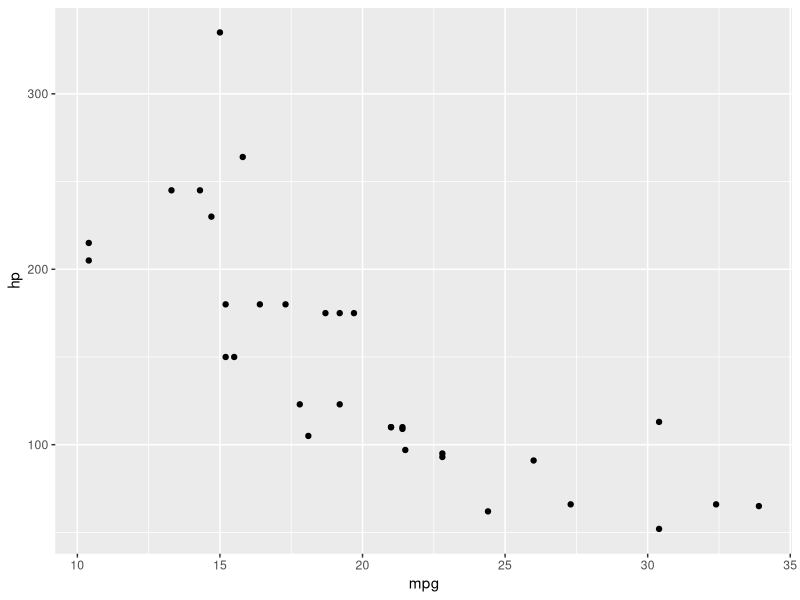
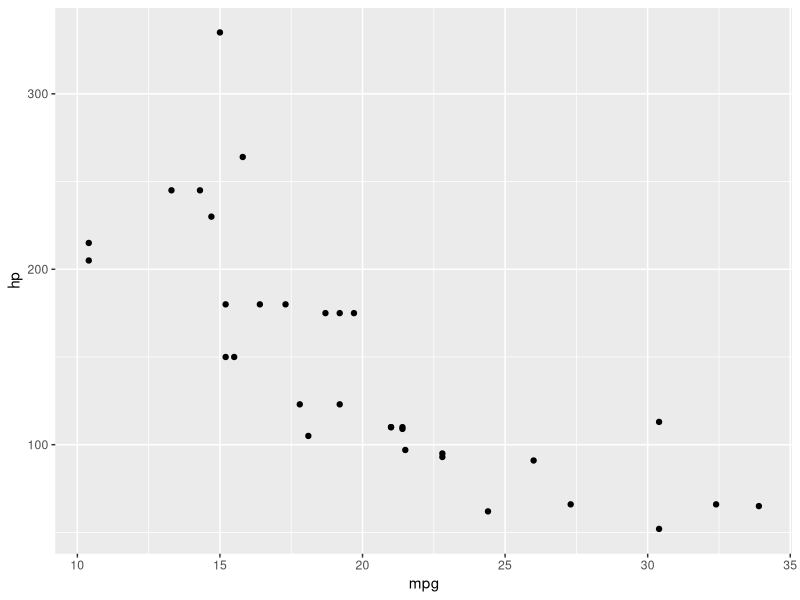
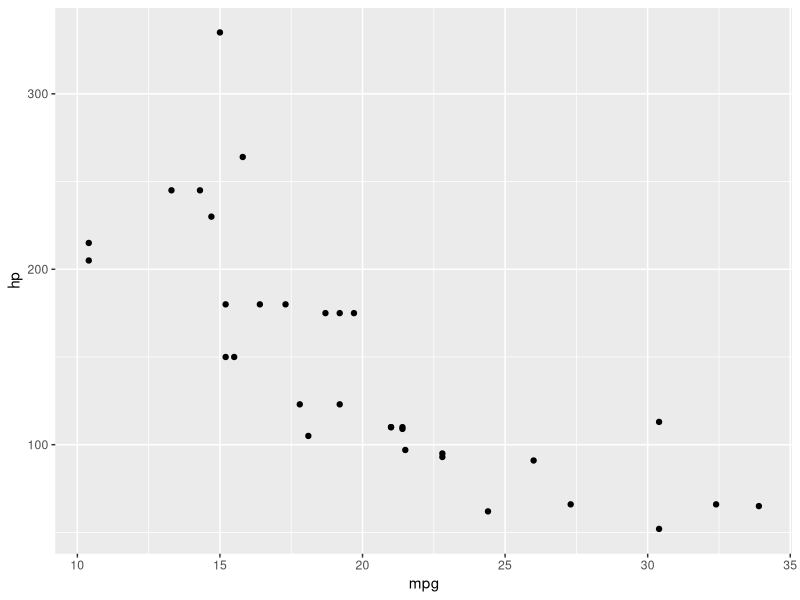
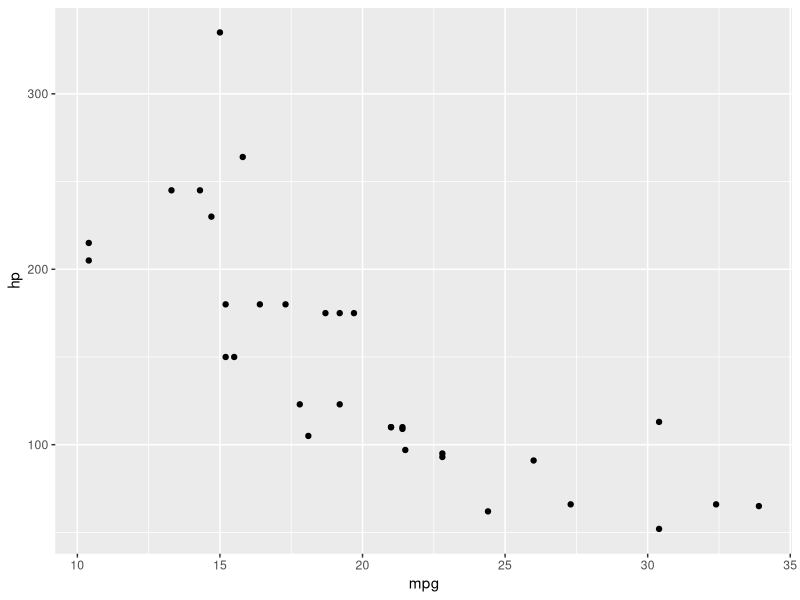
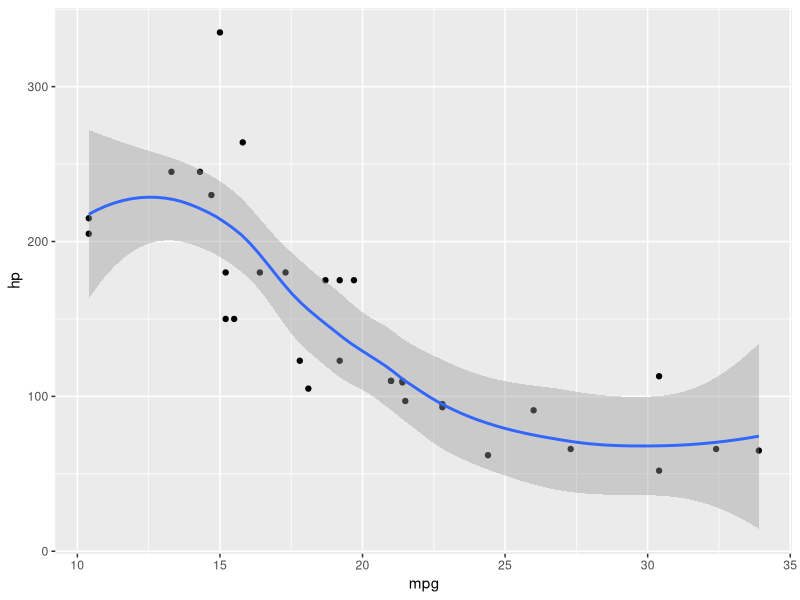

These figures' R source, in order: (Note: this script raises an error after producing the figures.)
## ---- chunk 1
library(ggplot2)

# Basic plot
ggplot(mtcars, aes(x = mpg, y = hp)) +
  geom_point()
## ---- chunk 2
# Three essential components:
# 1. Data
# 2. Aesthetic mappings (aes)
# 3. Geometric objects (geom)

# Basic structure
ggplot(data = mtcars, mapping = aes(x = mpg, y = hp)) +
  geom_point()

# Shortened (common)
ggplot(mtcars, aes(x = mpg, y = hp)) +
  geom_point()

# Can specify aes in geom instead
ggplot(mtcars) +
  geom_point(aes(x = mpg, y = hp))

# Or mix (useful for multiple layers)
ggplot(mtcars, aes(x = mpg, y = hp)) +
  geom_point() +
  geom_smooth()
## ---- chunk 3
ggplot(mtcars, aes(x = mpg, y = horsepower)) +
  geom_point()
## ---- chunk 4
# Typo in column name
ggplot(mtcars, aes(x = mpgg, y = hp)) +
  geom_point()

# Wrong dataset
ggplot(iris, aes(x = mpg, y = hp)) +
  geom_point()

# Forgot to create column
ggplot(mtcars, aes(x = mpg, y = efficiency)) +
  geom_point()
## ---- chunk 5
# Verify columns
names(mtcars)

# Use correct name
ggplot(mtcars, aes(x = mpg, y = hp)) +
  geom_point()
## ---- chunk 6
library(dplyr)

mtcars %>%
  mutate(efficiency = mpg / hp) %>%
  ggplot(aes(x = hp, y = efficiency)) +
  geom_point()
## ---- chunk 7
library(dplyr)

mtcars %>%
  filter(cyl == 4) %>%
  ggplot(aes(x = mpg, y = hp)) %>%  # Wrong operator!
  geom_point()
## ---- chunk 8
# Correct: + for ggplot
mtcars %>%
  filter(cyl == 4) %>%
  ggplot(aes(x = mpg, y = hp)) +  # Use +
  geom_point()

# Pipe data into ggplot, then use +
mtcars %>%
  filter(cyl == 4) %>%
  ggplot(aes(x = mpg, y = hp)) +
  geom_point() +
  theme_minimal()
## ---- chunk 9
# Map variables to visual properties
ggplot(mtcars, aes(x = mpg, y = hp, color = factor(cyl))) +
  geom_point()

# Common aesthetics:
# x, y - position
# color - point/line color
# fill - area fill color
# size - point/line size
# shape - point shape
# alpha - transparency
# linetype - line pattern

# Multiple aesthetics
ggplot(mtcars, aes(x = mpg, y = hp, 
                   color = factor(cyl),
                   size = wt)) +
  geom_point()

# Set vs map
ggplot(mtcars, aes(x = mpg, y = hp)) +
  geom_point(color = "blue")  # Set: all points blue

ggplot(mtcars, aes(x = mpg, y = hp, color = factor(cyl))) +
  geom_point()  # Map: color varies by cyl
## ---- chunk 10
# Trying to map cyl to color outside aes()
ggplot(mtcars) +
  geom_point(aes(x = mpg, y = hp), color = cyl)
## ---- chunk 11
# Want color by variable
ggplot(mtcars) +
  geom_point(aes(x = mpg, y = hp), color = factor(cyl))

# Want size by variable
ggplot(mtcars) +
  geom_point(aes(x = mpg, y = hp), size = wt)
## ---- chunk 12
# Correct: color mapping inside aes
ggplot(mtcars) +
  geom_point(aes(x = mpg, y = hp, color = factor(cyl)))

# Can be in ggplot() aes
ggplot(mtcars, aes(x = mpg, y = hp, color = factor(cyl))) +
  geom_point()

# Fixed values go OUTSIDE aes
ggplot(mtcars, aes(x = mpg, y = hp)) +
  geom_point(color = "blue", size = 3)  # All points same
## ---- chunk 13
# INSIDE aes(): varies by data
ggplot(mtcars, aes(x = mpg, y = hp, color = factor(cyl))) +
  geom_point()  # Color varies by cyl

# OUTSIDE aes(): fixed for all
ggplot(mtcars, aes(x = mpg, y = hp)) +
  geom_point(color = "red")  # All points red

# Wrong: puts string in aes
ggplot(mtcars, aes(x = mpg, y = hp, color = "red")) +
  geom_point()  # Creates legend for "red"!
## ---- chunk 14
# Points
ggplot(mtcars, aes(x = mpg, y = hp)) +
  geom_point()

# Lines
ggplot(economics, aes(x = date, y = unemploy)) +
  geom_line()

# Bars
ggplot(mtcars, aes(x = factor(cyl))) +
  geom_bar()

# Histogram
ggplot(mtcars, aes(x = mpg)) +
  geom_histogram(bins = 10)

# Boxplot
ggplot(mtcars, aes(x = factor(cyl), y = mpg)) +
  geom_boxplot()

# Smooth
ggplot(mtcars, aes(x = mpg, y = hp)) +
  geom_point() +
  geom_smooth(method = "lm")

# Text
ggplot(mtcars, aes(x = mpg, y = hp, label = rownames(mtcars))) +
  geom_text(size = 3)
## ---- chunk 15
ggplot(mtcars, aes(x = mpg, y = hp)) +
  geom_bar()
## ---- chunk 16
# Pre-computed values
data <- data.frame(
  category = c("A", "B", "C"),
  value = c(10, 15, 20)
)

ggplot(data, aes(x = category, y = value)) +
  geom_col()

# Or use stat = "identity" with geom_bar
ggplot(data, aes(x = category, y = value)) +
  geom_bar(stat = "identity")
## ---- chunk 17
# Count occurrences
ggplot(mtcars, aes(x = factor(cyl))) +
  geom_bar()

# Equivalent to
mtcars %>%
  count(cyl) %>%
  ggplot(aes(x = factor(cyl), y = n)) +
  geom_col()
## ---- chunk 18
# Facet by one variable
ggplot(mtcars, aes(x = mpg, y = hp)) +
  geom_point() +
  facet_wrap(~ cyl)

# Facet by two variables
ggplot(mtcars, aes(x = mpg, y = hp)) +
  geom_point() +
  facet_grid(cyl ~ gear)

# Free scales
ggplot(mtcars, aes(x = mpg, y = hp)) +
  geom_point() +
  facet_wrap(~ cyl, scales = "free")

# Number of columns
ggplot(mtcars, aes(x = mpg, y = hp)) +
  geom_point() +
  facet_wrap(~ cyl, ncol = 2)
## ---- chunk 19
# Built-in themes
p <- ggplot(mtcars, aes(x = mpg, y = hp)) +
  geom_point()

p + theme_minimal()
p + theme_classic()
p + theme_bw()

# Custom labels
ggplot(mtcars, aes(x = mpg, y = hp)) +
  geom_point() +
  labs(
    title = "Fuel Efficiency vs Horsepower",
    subtitle = "Motor Trend Car Road Tests",
    x = "Miles per Gallon",
    y = "Horsepower",
    caption = "Source: mtcars dataset"
  )

# Customize theme elements
ggplot(mtcars, aes(x = mpg, y = hp)) +
  geom_point() +
  theme_minimal() +
  theme(
    plot.title = element_text(face = "bold", size = 14),
    axis.text = element_text(size = 10),
    panel.grid.minor = element_blank()
  )
## ---- chunk 20
ggplot(mtcars, aes(x = factor(cyl))) +
  geom_histogram()
## ---- chunk 21
# For categorical: use geom_bar
ggplot(mtcars, aes(x = factor(cyl))) +
  geom_bar()

# For continuous: histogram works
ggplot(mtcars, aes(x = mpg)) +
  geom_histogram(bins = 10)

# Density plot alternative
ggplot(mtcars, aes(x = mpg)) +
  geom_density()
## ---- chunk 22
# Scatterplot with trend line
ggplot(mtcars, aes(x = mpg, y = hp)) +
  geom_point(aes(color = factor(cyl))) +
  geom_smooth(method = "lm", se = FALSE) +
  theme_minimal()

# Grouped bar chart
mtcars %>%
  count(cyl, gear) %>%
  ggplot(aes(x = factor(cyl), y = n, fill = factor(gear))) +
  geom_col(position = "dodge")

# Boxplot with points
ggplot(mtcars, aes(x = factor(cyl), y = mpg)) +
  geom_boxplot() +
  geom_jitter(width = 0.2, alpha = 0.3)

# Time series
ggplot(economics, aes(x = date, y = unemploy)) +
  geom_line() +
  theme_minimal() +
  labs(title = "US Unemployment Over Time")
## ---- chunk 23
ggplot(mtcars, aes(x = mpg, y = hp, color = factor(cyl), size = wt)) +
  geom_point(alpha = 0.7) +
  labs(
    title = "Fuel Efficiency vs Horsepower",
    subtitle = "Motor Trend Car Road Tests",
    x = "Miles per Gallon",
    y = "Horsepower",
    color = "Cylinders",
    size = "Weight (1000 lbs)"
  ) +
  theme_minimal() +
  theme(
    plot.title = element_text(face = "bold", size = 14),
    legend.position = "right"
  )
## ---- chunk 24
# Error 1: Use + not %>%
ggplot(mtcars, aes(x = mpg, y = hp)) +
  geom_point()

# Error 2: Put variable in aes()
ggplot(mtcars) +
  geom_point(aes(x = mpg, y = hp, color = factor(cyl)))

# Error 3: Use geom_boxplot for this
ggplot(mtcars, aes(x = factor(cyl), y = mpg)) +
  geom_boxplot()

# Or if want histogram of mpg
ggplot(mtcars, aes(x = mpg)) +
  geom_histogram(bins = 10)
## ---- chunk 25
ggplot(mtcars, aes(x = mpg, y = hp)) +
  geom_point(aes(color = factor(cyl)), size = 3, alpha = 0.6) +
  geom_smooth(method = "lm", se = FALSE, color = "black", linetype = "dashed") +
  facet_wrap(~ cyl, labeller = label_both) +
  scale_color_manual(values = c("4" = "#E41A1C", "6" = "#377EB8", "8" = "#4DAF4A")) +
  labs(
    title = "MPG vs HP by Number of Cylinders",
    x = "Miles per Gallon",
    y = "Horsepower",
    color = "Cylinders"
  ) +
  theme_bw()
## ---- chunk 26
library(dplyr)

mtcars %>%
  count(cyl, gear) %>%
  ggplot(aes(x = factor(cyl), y = n, fill = factor(gear))) +
  geom_col(position = "dodge") +
  labs(
    title = "Car Count by Cylinders and Gears",
    x = "Number of Cylinders",
    y = "Count",
    fill = "Number of Gears"
  ) +
  theme_minimal() +
  scale_fill_brewer(palette = "Set2")
